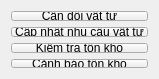
               <widget class="QWidget" name="page_5">
                <property name="geometry">
                 <rect>
                  <x>-29</x>
                  <y>0</y>
                  <width>105</width>
                  <height>79</height>
                 </rect>
                </property>
                <property name="minimumSize">
                 <size>
                  <width>0</width>
                  <height>20</height>
                 </size>
                </property>
                <attribute name="icon">
                 <iconset resource="resources.qrc">
                  <normaloff>:/icons/icons/chevron-right.svg</normaloff>
                  <normalon>:/icons/icons/chevron-down.svg</normalon>:/icons/icons/chevron-right.svg</iconset>
                </attribute>
                <attribute name="label">
                 <string>Chức năng</string>
                </attribute>
                <layout class="QVBoxLayout" name="verticalLayout_24">
                 <item>
                  <widget class="QPushButton" name="canDoiVT">
                   <property name="text">
                    <string>Cân đối vật tư</string>
                   </property>
                  </widget>
                 </item>
                 <item>
                  <widget class="QPushButton" name="capNhatNhuCau">
                   <property name="text">
                    <string>Cập nhật nhu cầu vật tư</string>
                   </property>
                  </widget>
                 </item>
                 <item>
                  <widget class="QPushButton" name="kiemTraTonKho">
                   <property name="text">
                    <string>Kiểm tra tồn kho</string>
                   </property>
                  </widget>
                 </item>
                 <item>
                  <widget class="QPushButton" name="canhBaoTK">
                   <property name="text">
                    <string>Cảnh báo tồn kho</string>
                   </property>
                  </widget>
                 </item>
                </layout>
               </widget>
